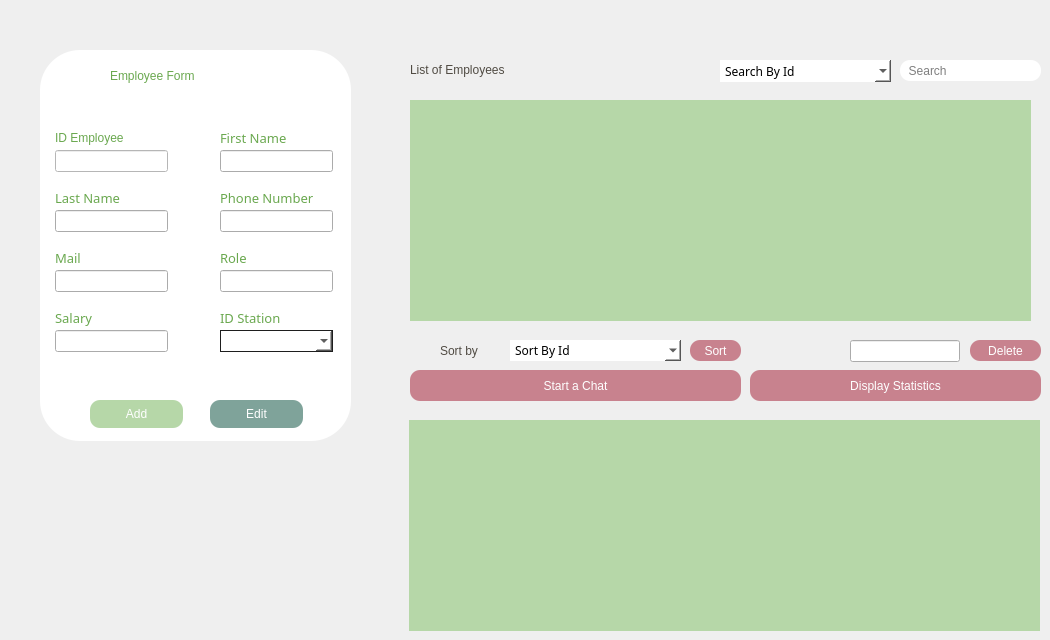
   <widget class="QWidget" name="tabEmp">
    <attribute name="title">
     <string>EMPLOYEE</string>
    </attribute>
    <widget class="QPushButton" name="pushButton_4">
     <property name="geometry">
      <rect>
       <x>410</x>
       <y>370</y>
       <width>331</width>
       <height>31</height>
      </rect>
     </property>
     <property name="styleSheet">
      <string notr="true">QPushButton
{
	color: rgb(255, 255, 255);
	background-color: rgb(200, 130, 142);
	font: 10pt &quot;Berlin Sans FB&quot;;
	border-radius: 10px;
}

QPushButton:hover
{
	color: rgb(255, 255, 255);
	font: 12pt &quot;Berlin Sans FB&quot;;
	background-color: rgb(167, 82, 97);
	border-radius: 10px;
}
</string>
     </property>
     <property name="text">
      <string>Start a Chat</string>
     </property>
    </widget>
    <widget class="QGroupBox" name="formEmp">
     <property name="geometry">
      <rect>
       <x>40</x>
       <y>50</y>
       <width>311</width>
       <height>391</height>
      </rect>
     </property>
     <property name="font">
      <font>
       <family>MS Shell Dlg 2</family>
       <pointsize>13</pointsize>
       <italic>true</italic>
      </font>
     </property>
     <property name="styleSheet">
      <string notr="true">QGroupBox
{
	background-color: rgb(255, 255, 255);
	color: rgb(255, 255, 255);
	border-radius: 40px;
}</string>
     </property>
     <property name="title">
      <string/>
     </property>
     <widget class="QLineEdit" name="lnamemp">
      <property name="geometry">
       <rect>
        <x>15</x>
        <y>160</y>
        <width>113</width>
        <height>22</height>
       </rect>
      </property>
     </widget>
     <widget class="QLineEdit" name="mailemp">
      <property name="geometry">
       <rect>
        <x>15</x>
        <y>220</y>
        <width>113</width>
        <height>22</height>
       </rect>
      </property>
     </widget>
     <widget class="QPushButton" name="addemp">
      <property name="geometry">
       <rect>
        <x>50</x>
        <y>350</y>
        <width>93</width>
        <height>28</height>
       </rect>
      </property>
      <property name="styleSheet">
       <string notr="true">QPushButton
{
	background-color: rgb(182, 215, 168);
	color: rgb(255, 255, 255);
	font: 10pt &quot;Berlin Sans FB&quot;;
	border-radius: 10px;
}

QPushButton:hover
{
	
	background-color: rgb(98, 153, 75);
	color: rgb(255, 255, 255);
	font: 12pt &quot;Berlin Sans FB&quot;;
	border-radius: 10px;
}</string>
      </property>
      <property name="text">
       <string>Add</string>
      </property>
     </widget>
     <widget class="QLabel" name="labelIDE">
      <property name="geometry">
       <rect>
        <x>15</x>
        <y>80</y>
        <width>101</width>
        <height>16</height>
       </rect>
      </property>
      <property name="styleSheet">
       <string notr="true">QLabel
{
	background-color: rgb(255, 255, 255);
	color: rgb(106, 168, 79);
	font: 10pt &quot;Berlin Sans FB&quot;;
	text-align: right;
}</string>
      </property>
      <property name="text">
       <string>ID Employee</string>
      </property>
     </widget>
     <widget class="QLabel" name="labelMailE">
      <property name="geometry">
       <rect>
        <x>15</x>
        <y>200</y>
        <width>81</width>
        <height>16</height>
       </rect>
      </property>
      <property name="font">
       <font>
        <family>Berlin Sans FB</family>
        <pointsize>10</pointsize>
        <weight>50</weight>
        <italic>false</italic>
        <bold>false</bold>
       </font>
      </property>
      <property name="styleSheet">
       <string notr="true">QLabel
{
	background-color: rgb(255, 255, 255);
	color: rgb(106, 168, 79);
	font: 10pt &quot;Berlin Sans FB&quot;;
	text-align: right;
}</string>
      </property>
      <property name="text">
       <string>Mail</string>
      </property>
     </widget>
     <widget class="QLabel" name="labelPnE">
      <property name="geometry">
       <rect>
        <x>180</x>
        <y>140</y>
        <width>131</width>
        <height>16</height>
       </rect>
      </property>
      <property name="font">
       <font>
        <family>Berlin Sans FB</family>
        <pointsize>10</pointsize>
        <weight>50</weight>
        <italic>false</italic>
        <bold>false</bold>
       </font>
      </property>
      <property name="styleSheet">
       <string notr="true">QLabel
{
	background-color: rgb(255, 255, 255);
	color: rgb(106, 168, 79);
	font: 10pt &quot;Berlin Sans FB&quot;;
	text-align: right;
}</string>
      </property>
      <property name="text">
       <string>Phone Number</string>
      </property>
     </widget>
     <widget class="QLabel" name="labelIDSTATE">
      <property name="geometry">
       <rect>
        <x>180</x>
        <y>260</y>
        <width>81</width>
        <height>16</height>
       </rect>
      </property>
      <property name="font">
       <font>
        <family>Berlin Sans FB</family>
        <pointsize>10</pointsize>
        <weight>50</weight>
        <italic>false</italic>
        <bold>false</bold>
       </font>
      </property>
      <property name="styleSheet">
       <string notr="true">QLabel
{
	background-color: rgb(255, 255, 255);
	color: rgb(106, 168, 79);
	font: 10pt &quot;Berlin Sans FB&quot;;
	text-align: right;
}</string>
      </property>
      <property name="text">
       <string>ID Station</string>
      </property>
     </widget>
     <widget class="QLineEdit" name="IDEMP">
      <property name="geometry">
       <rect>
        <x>15</x>
        <y>100</y>
        <width>113</width>
        <height>22</height>
       </rect>
      </property>
      <property name="styleSheet">
       <string notr="true">QLineEdit
{
	background-color: rgb(255, 255, 255);
	border-color: rgb(106, 168, 79);
}</string>
      </property>
     </widget>
     <widget class="QLineEdit" name="fnamemp">
      <property name="geometry">
       <rect>
        <x>180</x>
        <y>100</y>
        <width>113</width>
        <height>22</height>
       </rect>
      </property>
     </widget>
     <widget class="QLineEdit" name="phnemp">
      <property name="geometry">
       <rect>
        <x>180</x>
        <y>160</y>
        <width>113</width>
        <height>22</height>
       </rect>
      </property>
     </widget>
     <widget class="QLabel" name="labelLnameE">
      <property name="geometry">
       <rect>
        <x>15</x>
        <y>140</y>
        <width>81</width>
        <height>16</height>
       </rect>
      </property>
      <property name="font">
       <font>
        <family>Berlin Sans FB</family>
        <pointsize>10</pointsize>
        <weight>50</weight>
        <italic>false</italic>
        <bold>false</bold>
       </font>
      </property>
      <property name="styleSheet">
       <string notr="true">QLabel
{
	background-color: rgb(255, 255, 255);
	color: rgb(106, 168, 79);
	font: 10pt &quot;Berlin Sans FB&quot;;
	text-align: right;
}</string>
      </property>
      <property name="text">
       <string>Last Name</string>
      </property>
     </widget>
     <widget class="QLabel" name="labelFnameE">
      <property name="geometry">
       <rect>
        <x>180</x>
        <y>80</y>
        <width>81</width>
        <height>16</height>
       </rect>
      </property>
      <property name="font">
       <font>
        <family>Berlin Sans FB</family>
        <pointsize>10</pointsize>
        <weight>50</weight>
        <italic>false</italic>
        <bold>false</bold>
       </font>
      </property>
      <property name="styleSheet">
       <string notr="true">QLabel
{
	background-color: rgb(255, 255, 255);
	color: rgb(106, 168, 79);
	font: 10pt &quot;Berlin Sans FB&quot;;
	text-align: right;
}
</string>
      </property>
      <property name="text">
       <string>First Name </string>
      </property>
     </widget>
     <widget class="QLabel" name="labelRoleE">
      <property name="geometry">
       <rect>
        <x>180</x>
        <y>200</y>
        <width>56</width>
        <height>16</height>
       </rect>
      </property>
      <property name="font">
       <font>
        <family>Berlin Sans FB</family>
        <pointsize>10</pointsize>
        <weight>50</weight>
        <italic>false</italic>
        <bold>false</bold>
       </font>
      </property>
      <property name="styleSheet">
       <string notr="true">QLabel
{
	background-color: rgb(255, 255, 255);
	color: rgb(106, 168, 79);
	font: 10pt &quot;Berlin Sans FB&quot;;
	text-align: right;
}</string>
      </property>
      <property name="text">
       <string>Role</string>
      </property>
     </widget>
     <widget class="QLineEdit" name="rolemp">
      <property name="geometry">
       <rect>
        <x>180</x>
        <y>220</y>
        <width>113</width>
        <height>22</height>
       </rect>
      </property>
     </widget>
     <widget class="QLabel" name="labelSalaryE">
      <property name="geometry">
       <rect>
        <x>15</x>
        <y>260</y>
        <width>81</width>
        <height>16</height>
       </rect>
      </property>
      <property name="font">
       <font>
        <family>Berlin Sans FB</family>
        <pointsize>10</pointsize>
        <weight>50</weight>
        <italic>false</italic>
        <bold>false</bold>
       </font>
      </property>
      <property name="styleSheet">
       <string notr="true">QLabel
{
	background-color: rgb(255, 255, 255);
	color: rgb(106, 168, 79);
	font: 10pt &quot;Berlin Sans FB&quot;;
	text-align: right;
}
</string>
      </property>
      <property name="text">
       <string>Salary</string>
      </property>
     </widget>
     <widget class="QLineEdit" name="salaryemp">
      <property name="geometry">
       <rect>
        <x>15</x>
        <y>280</y>
        <width>113</width>
        <height>22</height>
       </rect>
      </property>
     </widget>
     <widget class="QPushButton" name="editemp">
      <property name="geometry">
       <rect>
        <x>170</x>
        <y>350</y>
        <width>93</width>
        <height>28</height>
       </rect>
      </property>
      <property name="styleSheet">
       <string notr="true">QPushButton
{
	
	background-color: rgb(127, 163, 154);
	color: rgb(255, 255, 255);
	font: 10pt &quot;Berlin Sans FB&quot;;
	border-radius: 10px;
}

QPushButton:hover
{
    color: rgb(255, 255, 255);
	background-color: rgb(57, 116, 101);
	font: 12pt &quot;Berlin Sans FB&quot;;
	border-radius: 10px;
}</string>
      </property>
      <property name="text">
       <string>Edit</string>
      </property>
     </widget>
     <widget class="QComboBox" name="IdStation">
      <property name="geometry">
       <rect>
        <x>180</x>
        <y>280</y>
        <width>113</width>
        <height>22</height>
       </rect>
      </property>
      <property name="styleSheet">
       <string notr="true">
QComboBox
{
    selection-background-color: #ffaa00;
    background-color: white;
    border-style: solid;
    border: 1px solid #1e1e1e;
}</string>
      </property>
     </widget>
     <widget class="QLabel" name="EmpForm">
      <property name="geometry">
       <rect>
        <x>70</x>
        <y>10</y>
        <width>171</width>
        <height>31</height>
       </rect>
      </property>
      <property name="styleSheet">
       <string notr="true">QLabel
{
	background-color: rgb(255, 255, 255);
	color: rgb(106, 168, 79);
	font: 15pt &quot;Berlin Sans FB&quot;;
	text-align: right;
}
</string>
      </property>
      <property name="text">
       <string>Employee Form</string>
      </property>
     </widget>
     <widget class="QLabel" name="iconEmp">
      <property name="geometry">
       <rect>
        <x>30</x>
        <y>5</y>
        <width>41</width>
        <height>41</height>
       </rect>
      </property>
      <property name="styleSheet">
       <string notr="true">QLabel
{
	background-color: rgb(255, 255, 255);
}</string>
      </property>
      <property name="text">
       <string/>
      </property>
      <property name="pixmap">
       <pixmap>feedback.png</pixmap>
      </property>
     </widget>
     <widget class="QPushButton" name="refreshButtonEmp">
      <property name="geometry">
       <rect>
        <x>250</x>
        <y>10</y>
        <width>31</width>
        <height>31</height>
       </rect>
      </property>
      <property name="text">
       <string/>
      </property>
      <property name="icon">
       <iconset>
        <normaloff>refresh-button.png</normaloff>refresh-button.png</iconset>
      </property>
      <property name="iconSize">
       <size>
        <width>32</width>
        <height>32</height>
       </size>
      </property>
      <property name="flat">
       <bool>true</bool>
      </property>
     </widget>
    </widget>
    <widget class="QPushButton" name="statemp">
     <property name="geometry">
      <rect>
       <x>750</x>
       <y>370</y>
       <width>291</width>
       <height>31</height>
      </rect>
     </property>
     <property name="styleSheet">
      <string notr="true">QPushButton
{
	color: rgb(255, 255, 255);
	background-color: rgb(200, 130, 142);
	font: 10pt &quot;Berlin Sans FB&quot;;
	border-radius: 10px;
}

QPushButton:hover
{
	color: rgb(255, 255, 255);
	font: 12pt &quot;Berlin Sans FB&quot;;
	background-color: rgb(167, 82, 97);
	border-radius: 10px;
}
</string>
     </property>
     <property name="text">
      <string>Display Statistics</string>
     </property>
    </widget>
    <widget class="QTableView" name="tableViewEmp">
     <property name="geometry">
      <rect>
       <x>410</x>
       <y>100</y>
       <width>631</width>
       <height>221</height>
      </rect>
     </property>
     <property name="styleSheet">
      <string notr="true">QHeaderView::section {
    background-color: #7FA39A;
    border: none;
    padding: 5px;
}

QTableView::item {
    background-color: white;
    border: none;
    padding: 5px;
    margin-top: 10px;
    text-align: center; /* align item content */
}

QTableView::item:first {
    border-top-left-radius: 10px;
    border-bottom-left-radius: 10px;
    margin-top: 0;
}

QTableView::item:last {
    border-top-right-radius: 10px;
    border-bottom-right-radius: 10px;
}

QTableView::item:selected {
    color: #397465;
}

QTableView::horizontalHeader {
    border: none;
}

QTableView::verticalHeader {
    border: none;
}

QTableView {
    border: none;
    padding-top: 10px;
    margin-right: 10px;
background-color: #B6D7A8;
}
QScrollBar:vertical { background-color: #7FA39A; }
QScrollBar:horizontal { background-color: #7FA39A; }
</string>
     </property>
     <property name="showGrid">
      <bool>false</bool>
     </property>
     <property name="cornerButtonEnabled">
      <bool>false</bool>
     </property>
     <attribute name="verticalHeaderVisible">
      <bool>false</bool>
     </attribute>
     <attribute name="verticalHeaderHighlightSections">
      <bool>false</bool>
     </attribute>
    </widget>
    <widget class="QLabel" name="chartemp">
     <property name="geometry">
      <rect>
       <x>409</x>
       <y>420</y>
       <width>631</width>
       <height>211</height>
      </rect>
     </property>
     <property name="styleSheet">
      <string notr="true">QFrame{
background-color: #B6D7A8
}</string>
     </property>
     <property name="text">
      <string/>
     </property>
    </widget>
    <widget class="QPushButton" name="excelemp">
     <property name="geometry">
      <rect>
       <x>650</x>
       <y>55</y>
       <width>21</width>
       <height>28</height>
      </rect>
     </property>
     <property name="text">
      <string/>
     </property>
     <property name="icon">
      <iconset>
       <normaloff>IMG/xls-file.png</normaloff>IMG/xls-file.png</iconset>
     </property>
     <property name="iconSize">
      <size>
       <width>24</width>
       <height>24</height>
      </size>
     </property>
     <property name="flat">
      <bool>true</bool>
     </property>
    </widget>
    <widget class="QPushButton" name="PDFemp">
     <property name="geometry">
      <rect>
       <x>610</x>
       <y>55</y>
       <width>21</width>
       <height>28</height>
      </rect>
     </property>
     <property name="text">
      <string/>
     </property>
     <property name="icon">
      <iconset>
       <normaloff>IMG/pdf-file.png</normaloff>IMG/pdf-file.png</iconset>
     </property>
     <property name="iconSize">
      <size>
       <width>24</width>
       <height>24</height>
      </size>
     </property>
     <property name="flat">
      <bool>true</bool>
     </property>
    </widget>
    <widget class="QLabel" name="listEmp">
     <property name="geometry">
      <rect>
       <x>410</x>
       <y>54</y>
       <width>191</width>
       <height>31</height>
      </rect>
     </property>
     <property name="styleSheet">
      <string notr="true">QLabel
{
	color: rgb(80, 75, 67);
	font: 15pt &quot;Berlin Sans FB&quot;;
	text-align: right;
}</string>
     </property>
     <property name="text">
      <string>List of Employees</string>
     </property>
    </widget>
    <widget class="QLineEdit" name="search_editEmp">
     <property name="geometry">
      <rect>
       <x>900</x>
       <y>60</y>
       <width>141</width>
       <height>21</height>
      </rect>
     </property>
     <property name="styleSheet">
      <string notr="true">QLineEdit
{
	background-color: rgb(255, 255, 255);
	border-radius: 10px;
	font: 9pt &quot;Berlin Sans FB&quot;;
}</string>
     </property>
     <property name="placeholderText">
      <string>  Search</string>
     </property>
    </widget>
    <widget class="QPushButton" name="searchemp">
     <property name="geometry">
      <rect>
       <x>1014</x>
       <y>60</y>
       <width>21</width>
       <height>21</height>
      </rect>
     </property>
     <property name="text">
      <string/>
     </property>
     <property name="icon">
      <iconset>
       <normaloff>IMG/search-interface-symbol.png</normaloff>IMG/search-interface-symbol.png</iconset>
     </property>
     <property name="flat">
      <bool>true</bool>
     </property>
    </widget>
    <widget class="QComboBox" name="comboBox_search_5">
     <property name="geometry">
      <rect>
       <x>720</x>
       <y>60</y>
       <width>171</width>
       <height>22</height>
      </rect>
     </property>
     <property name="font">
      <font>
       <family>Berlin Sans FB</family>
       <pointsize>9</pointsize>
       <weight>50</weight>
       <italic>false</italic>
       <bold>false</bold>
      </font>
     </property>
     <property name="styleSheet">
      <string notr="true">QComboBox
{
	background-color: rgb(255, 255, 255);
	border-radius: 20px;
	font: 9pt &quot;Berlin Sans FB&quot;;

}</string>
     </property>
     <property name="currentText">
      <string>Search By Id</string>
     </property>
     <item>
      <property name="text">
       <string>Search By Id</string>
      </property>
     </item>
     <item>
      <property name="text">
       <string>Search By First Name</string>
      </property>
     </item>
     <item>
      <property name="text">
       <string>Search By Role</string>
      </property>
     </item>
    </widget>
    <widget class="QPushButton" name="sortemp">
     <property name="geometry">
      <rect>
       <x>690</x>
       <y>340</y>
       <width>51</width>
       <height>21</height>
      </rect>
     </property>
     <property name="styleSheet">
      <string notr="true">QPushButton
{
	color: rgb(255, 255, 255);
	background-color: rgb(200, 130, 142);
	font: 10pt &quot;Berlin Sans FB&quot;;
	border-radius: 10px;
}

QPushButton:hover
{
	color: rgb(255, 255, 255);
	font: 12pt &quot;Berlin Sans FB&quot;;
	background-color: rgb(167, 82, 97);
	border-radius: 10px;
}
</string>
     </property>
     <property name="text">
      <string>Sort</string>
     </property>
    </widget>
    <widget class="QComboBox" name="comboBox_tri_5">
     <property name="geometry">
      <rect>
       <x>510</x>
       <y>340</y>
       <width>171</width>
       <height>21</height>
      </rect>
     </property>
     <property name="font">
      <font>
       <family>Berlin Sans FB</family>
       <pointsize>9</pointsize>
       <weight>50</weight>
       <italic>false</italic>
       <bold>false</bold>
      </font>
     </property>
     <property name="styleSheet">
      <string notr="true">QComboBox
{
	background-color: rgb(255, 255, 255);
	border-radius: 20px;
	font: 9pt &quot;Berlin Sans FB&quot;;

}</string>
     </property>
     <item>
      <property name="text">
       <string>Sort By Id</string>
      </property>
     </item>
     <item>
      <property name="text">
       <string>Sort By First Name</string>
      </property>
     </item>
     <item>
      <property name="text">
       <string>Sort By Role</string>
      </property>
     </item>
    </widget>
    <widget class="QLabel" name="sortLabel_2">
     <property name="geometry">
      <rect>
       <x>410</x>
       <y>340</y>
       <width>21</width>
       <height>21</height>
      </rect>
     </property>
     <property name="text">
      <string/>
     </property>
     <property name="pixmap">
      <pixmap>IMG/sort.png</pixmap>
     </property>
    </widget>
    <widget class="QLabel" name="Sortby_2">
     <property name="geometry">
      <rect>
       <x>440</x>
       <y>340</y>
       <width>71</width>
       <height>21</height>
      </rect>
     </property>
     <property name="styleSheet">
      <string notr="true">QLabel
{
	color: rgb(80, 75, 67);
	font: 12pt &quot;Berlin Sans FB&quot;;
	text-align: right;
}</string>
     </property>
     <property name="text">
      <string>Sort by</string>
     </property>
    </widget>
    <widget class="QLineEdit" name="delete_editEmp">
     <property name="geometry">
      <rect>
       <x>850</x>
       <y>340</y>
       <width>110</width>
       <height>22</height>
      </rect>
     </property>
    </widget>
    <widget class="QPushButton" name="buttonDeleteemp">
     <property name="geometry">
      <rect>
       <x>970</x>
       <y>340</y>
       <width>71</width>
       <height>21</height>
      </rect>
     </property>
     <property name="styleSheet">
      <string notr="true">QPushButton
{
	color: rgb(255, 255, 255);
	background-color: rgb(200, 130, 142);
	font: 10pt &quot;Berlin Sans FB&quot;;
	border-radius: 10px;
}

QPushButton:hover
{
	color: rgb(255, 255, 255);
	font: 12pt &quot;Berlin Sans FB&quot;;
	background-color: rgb(167, 82, 97);
	border-radius: 10px;
}

</string>
     </property>
     <property name="text">
      <string>Delete</string>
     </property>
    </widget>
    <widget class="QLabel" name="trashcan_2">
     <property name="geometry">
      <rect>
       <x>810</x>
       <y>336</y>
       <width>31</width>
       <height>31</height>
      </rect>
     </property>
     <property name="text">
      <string/>
     </property>
     <property name="pixmap">
      <pixmap>IMG/trash-can.png</pixmap>
     </property>
    </widget>
    <widget class="QLabel" name="employee">
     <property name="geometry">
      <rect>
       <x>120</x>
       <y>470</y>
       <width>131</width>
       <height>131</height>
      </rect>
     </property>
     <property name="text">
      <string/>
     </property>
     <property name="pixmap">
      <pixmap>IMG/independant.png</pixmap>
     </property>
    </widget>
   </widget>
